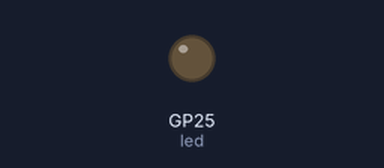
A program run on a simulated Raspberry Pi Pico running MicroPython. Parts: output pins drawn as LEDs (lit = HIGH).

Above: at 1.8 s.
At 40.3 s:
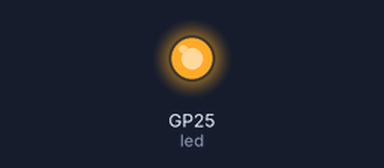
Timing chart, 0 to 41.1 s (numbered marks = the images above):
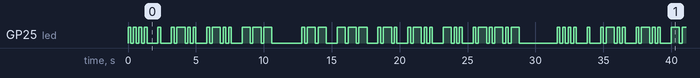

The program:

my.morse.code.py
```python
import machine
import utime

# This will blink the DEL to make a Morse code for "Message".
# Need to be saved as "main.py" in the pico.

led = machine.Pin("LED", machine.Pin.OUT)

# Complete Morse code dictionary
morse_code = {
    'A': '.-',    'B': '-...',  'C': '-.-.',  'D': '-..',   'E': '.',
    'F': '..-.',  'G': '--.',   'H': '....',  'I': '..',    'J': '.---',
    'K': '-.-',   'L': '.-..',  'M': '--',    'N': '-.',    'O': '---',
    'P': '.--.',  'Q': '--.-',  'R': '.-.',   'S': '...',   'T': '-',
    'U': '..-',   'V': '...-',  'W': '.--',   'X': '-..-',  'Y': '-.--',
    'Z': '--..',  '0': '-----', '1': '.----', '2': '..---', '3': '...--',
    '4': '....-', '5': '.....', '6': '-....', '7': '--...', '8': '---..',
    '9': '----.', '.': '.-.-.-', ',': '--..--', '?': '..-..', '!': '-.-.--',
    '-': '-....-', '/': '-..-.', '(': '-.--.', ')': '-.--.-', ' ': '/',  # Space
}

# blink_morse and blink_word functions (same as before)
def blink_morse(char):
    code = morse_code.get(char.upper())
    if code is None:
        print("Character", char, "not found in morse code dictionary.")
        return
    for dot_dash in code:
        if dot_dash == '.':
            led.value(1)
            utime.sleep(0.2)  # Short blink (dot)
        elif dot_dash == '-':
            led.value(1)
            utime.sleep(0.6)  # Long blink (dash)
        elif dot_dash == '/':  # word space
            led.value(0)
            utime.sleep(0.6)
        led.value(0)
        utime.sleep(0.2)  # Inter-character pause

def blink_word(word):
    for char in word:
        blink_morse(char)
        utime.sleep(0.6)  # Inter-word pause


message = "Hello world."  # Example message

# Repeat the message indefinitely
while True:
    blink_word(message)
    utime.sleep(2)  # Pause between repetitions (adjust as needed)
```

Measured:
- by itself, GP25 (led): moves between LOW and HIGH, repeating every 31.6 s
- by itself, everything shown: repeats every 31.6 s, in 76 steps
